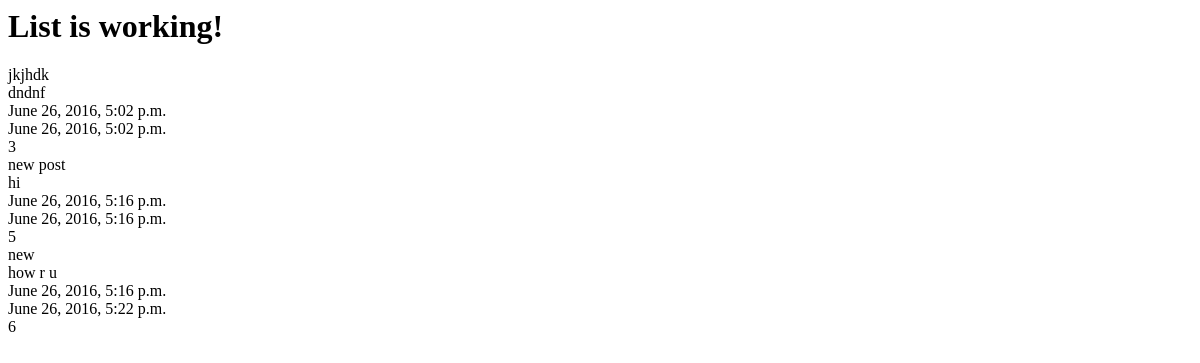
The app's page /posts/, older data.
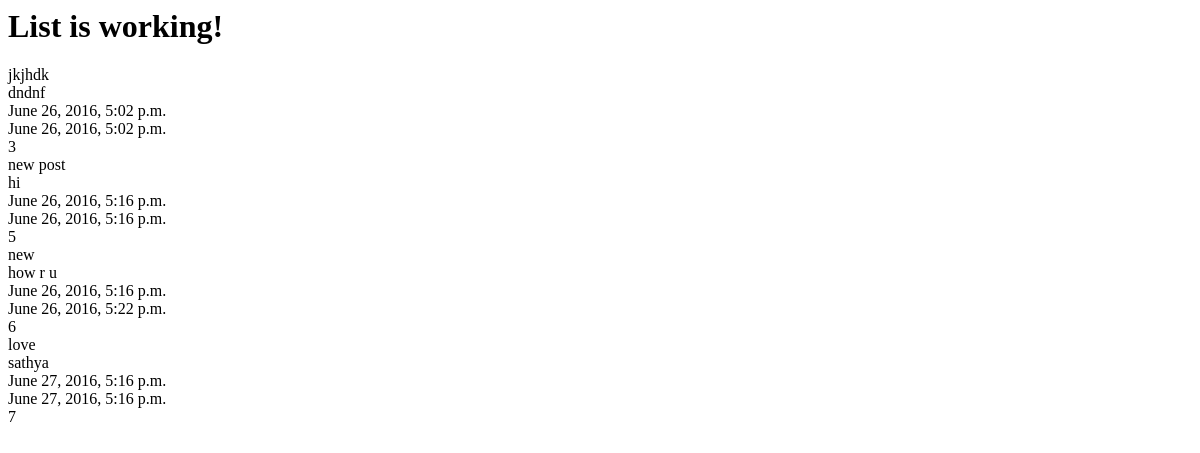
The same page, newer data.
### posts/models.py (models this page shows, shortened)
class Post(models.Model):
	title = models.CharField(max_length=120)
	content=models.TextField()
	updated = models.DateTimeField(auto_now=True, auto_now_add=False)
	timestamp = models.DateTimeField(auto_now=False,auto_now_add=True)

### posts/views.py (the view)
def post_list(request):
	queryset=Post.objects.all()
	context={
		"object_list":queryset,
		"title" :"List"
	}
	'''if request.user.is_authenticated():
		context = {
			"title" : "My user List"
		}
	else:

		context = {
			"title" : "detail"
		}'''
	return render(request,"index.html",context)

### templates/index.html
<html>
<body>
<h1>{{ title }} is working!</h1>
{% for obj in object_list %}
{{obj.title}}<br/>
{{obj.content}}<br/>
{{obj.timestamp}}<br/>
{{obj.updated}}<br/>
{{obj.id}}<br/>
{% endfor %}
</body>
</html>

Row changes from the older to the newer data that the page shows:
added Post: title "love", content "sathya", timestamp "June 27, 2016, 5:16 p.m.", updated "June 27, 2016, 5:16 p.m.", id "7"
